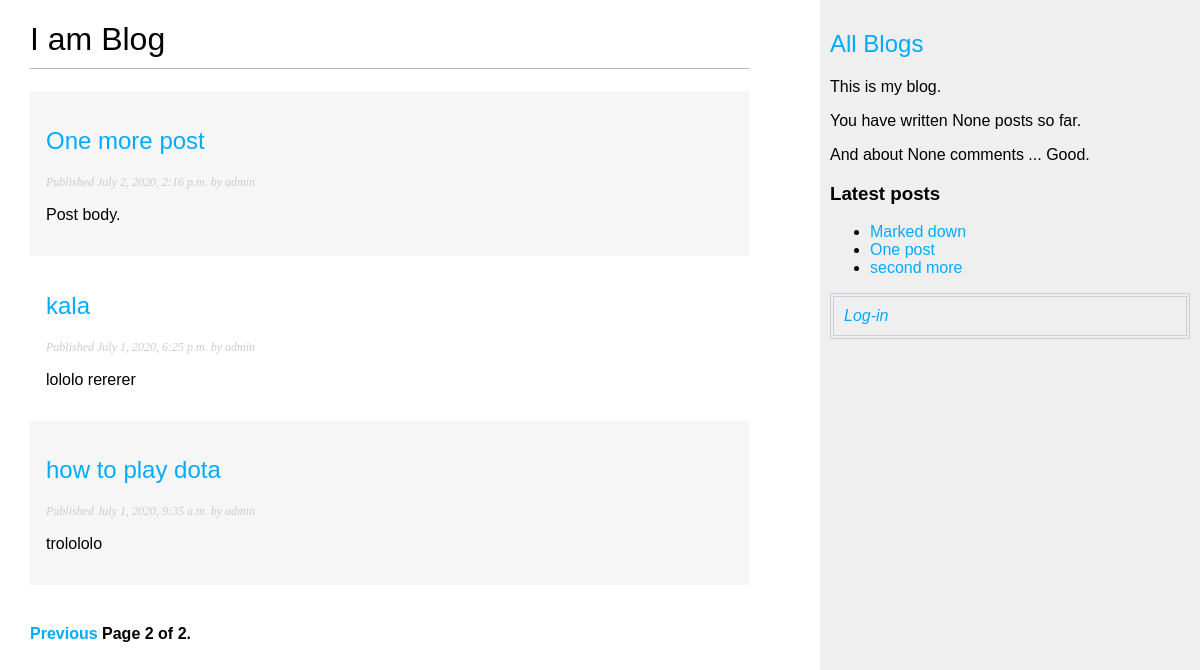
/blog/?page=2, run on an earlier commit of the app's database.
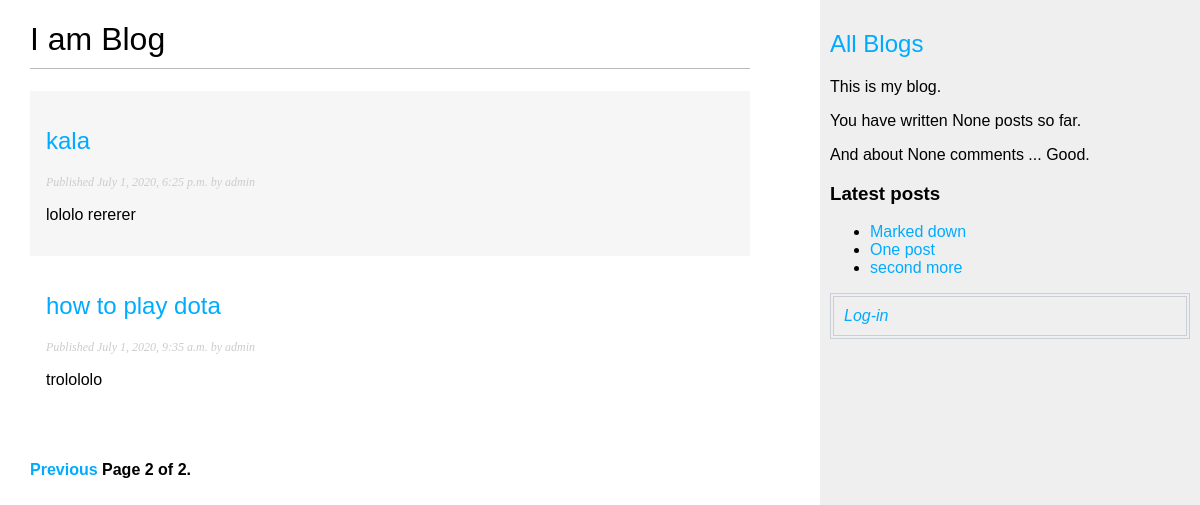
And on a later commit of the database.
### blog/models.py (models this page shows, shortened)
class Post(models.Model):
    objects = models.Manager()  # The default manager.
    published = PublishedManager()
    title = models.CharField(max_length = 250)
    slug = models.SlugField(max_length = 250,
                            unique_for_date = 'publish')
    author = models.ForeignKey(
        User, on_delete = models.CASCADE,
        related_name = 'blog_posts')
    body = models.TextField()
    publish = models.DateTimeField(default = timezone.now)
    created = models.DateTimeField(auto_now_add = True)
    updated = models.DateTimeField(auto_now = True)
    STATUS_CHOICES = (
        ('draft', 'Draft'),
        ('published', 'Published')
    )
    status = models.CharField(max_length = 10,
                              choices = STATUS_CHOICES,
                              default = 'draft')
    def get_absolute_url(self):
        return reverse('blog:post_detail',
                       args = [self.publish.year,
                               self.publish.month,
                               self.publish.day,
                               self.slug],
                       )
    class Meta:
        ordering = ('-publish',)

### blog/views.py (the view)
# urls.py: path('', views.PostListView.as_view(), name = 'post_list'),
class PostListView(ListView):
    queryset = Post.published.all()
    context_object_name = 'posts'
    paginate_by = 3
    template_name = 'blog/post/list.html'

### blog/models.py (called while the page is built)
    def get_queryset(self):
        return super().get_queryset().filter(status = 'published')

### blog/templatetags/blog_tags.py (called while the page is built)
@register.simple_tag()
def total_posts(request):  # name of tag
    if request.user.is_authenticated:
        return User.objects.get(username = request.user).blog_posts.count()

@register.simple_tag()
def total_comments(request):  # name of tag
    if request.user.is_authenticated:
        return User.objects.get(username = request.user).comments.count()

@register.inclusion_tag('blog/post/latest.html')
def show_latest_posts(count = 2):
    latest_posts = Post.published.order_by('-publish')[:count]
    return {'latest_posts': latest_posts}

@register.filter(name = 'markdown')  # другое название тега. Хоть он тут ..._format но будет называться именно markdown
def markdown_format(text):
    return mark_safe(markdown.markdown(text))

### blog/templates/blog/post/list.html (shortened to what this page needs)
{% extends "blog/base.html" %}
{% load blog_tags %}
{% block content %}
<h1>I am Blog</h1>
{% for post in posts %}
<div class="page_preview">
	<h2>
		<a href="{{ post.get_absolute_url }}">
			{{ post.title }}
		</a>
	</h2>
	<p class="date">
		Published {{ post.publish }} by {{ post.author }}
	</p>
	{{ post.body|markdown|truncatewords:30|linebreaks }}
</div>
{% endfor %}
{% include "my_pagination.html"  with page=page_obj  %}
{% endblock %}
{% block side %}
<p> You have written {% total_posts request%} posts so far.</p>
<p> And about {% total_comments request%} comments ... Good.</p>
{% endblock %}

### blog/templates/blog/base.html (shortened to what this page needs)
{% load static %}
{% load blog_tags %}
<html lang="en">
<head>
	<link href="{% static 'css/blog.css' %}" rel="stylesheet">
</head>
<body>
<div id="content">
	{% block content %}
	{% endblock %}
</div>
<div id="sidebar">
	<h2><a href ="{% url 'blog:post_list' %}">All Blogs</a></h2>
	<p>This is my blog.</p>
	{% block side %}
	{% endblock %}
	<h3>Latest posts</h3>
	{% show_latest_posts 3 %}
	<div class="go_to_dash">
		{% if request.user.is_authenticated %}
		Hello {{ request.user.first_name }},
		<a href="{% url 'account:logout' %}">Logout</a> or go to
		<a href="{% url 'account:dashboard' %}">DashBoard</a>
		{% else %}
		<a href="{% url 'account:login2' %}">Log-in</a>
		{% endif %}
	</div>
</div>
</body>
</html>

### blog/templates/my_pagination.html (shortened to what this page needs)
<div class="pagination">
 <span class="step-links">
 {% if page.has_previous %}
 <a href="?page={{ page.previous_page_number }}">Previous</a>
 {% endif %}
 <span class="current">
 Page {{ page.number }} of {{ page.paginator.num_pages }}.
 </span>
 </span>
</div>

### blog/templates/blog/post/latest.html
<ul>
	{% for post in latest_posts %}
	<li>
		<a href="{{ post.get_absolute_url }}">{{ post.title }}</a>
	</li>
	{% endfor %}
</ul>

### blog/static/css/blog.css (style rules this page uses)
body { margin: 0; padding: 0; font-family: helvetica, sans-serif; }
a { color: #00abff; text-decoration: none; }
h1 { font-weight: normal; border-bottom: 1px solid #bbb; padding: 0 0 10px 0; }
h2 { font-weight: normal; }
#content { float: left; width: 60%; padding: 0 0 0 30px; }
.go_to_dash { font-style: oblique; border: 4px double #caced6; padding: 10px; }
#sidebar { float: right; width: 30%; padding: 10px; background: #efefef; height: 100%; }
p.date { color: #ccc; font-family: georgia, serif; font-size: 12px; font-style: italic; }
.pagination { margin: 40px 0; font-weight: bold; }
.page_preview { padding: 1em; }
.page_preview:nth-child(even) { background: #f6f6f6; }

What changed in the data, as far as the page shows it:
removed Post: title "One more post", publish "July 2, 2020, 2:16 p.m.", author "admin", body "Post body.", shown under "I am Blog"
